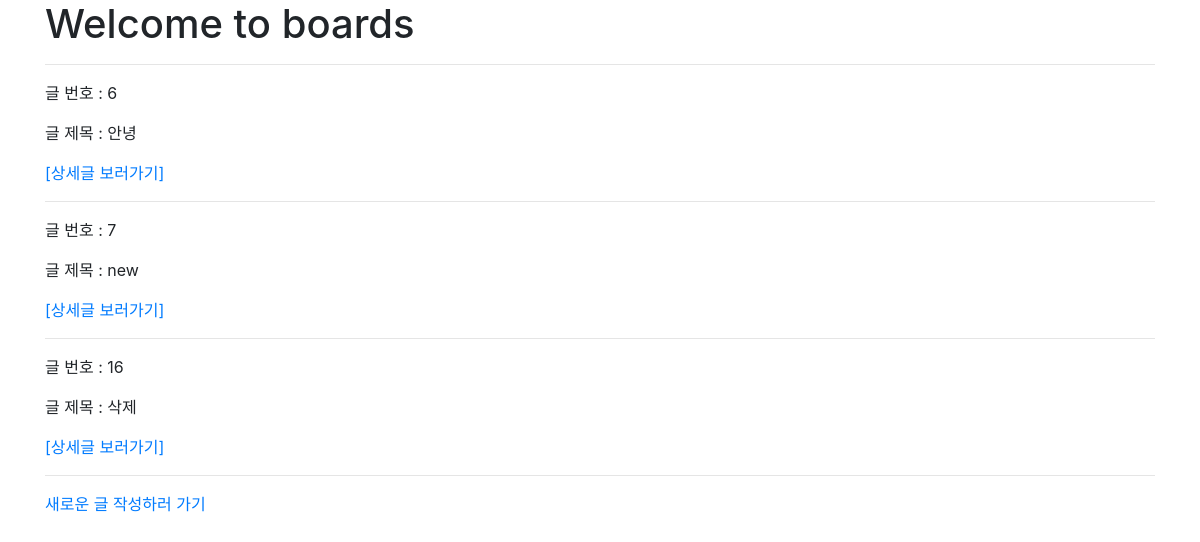
Before: /boards/ with the older database file.
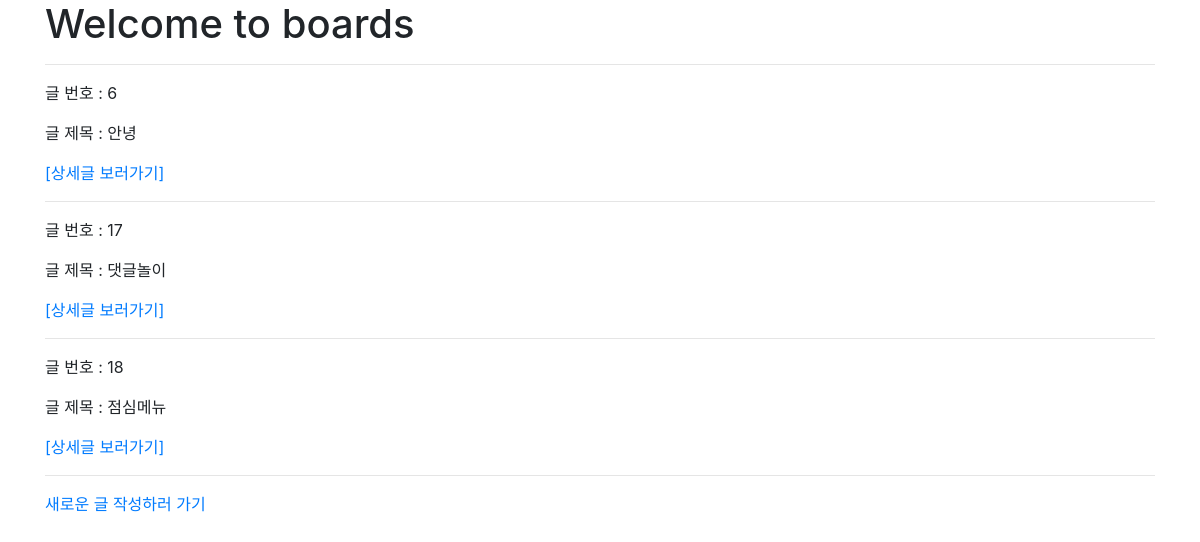
After: the same page with the newer database file.
### boards/models.py (models this page shows, shortened)
class Board(models.Model):
    title = models.CharField(max_length=20)
    content = models.TextField()
    image = ProcessedImageField(
        upload_to='boards/images',  # 저장 위치 설정 ( media 이후의 경로 설정 )
        processors=[Thumbnail(200, 300)],
        format='JPEG',
        options={'quality': 90},
    )
    created_at = models.DateTimeField(auto_now_add=True)
    updated_at = models.DateTimeField(auto_now=True)

### boards/views.py (the view)
# urls.py: path('', views.index, name='index'),
@require_http_methods(['GET'])
def index(request):
    boards = Board.objects.all()
    context = {'boards': boards}
    return render(request, 'boards/index.html', context)

### boards/templates/boards/index.html
{% extends 'boards/base.html' %}
{% block body %}
    <h1>Welcome to boards</h1>
<hr />
    {% for board in boards %}
        <p>글 번호 : {{ board.id}}</p>
        <p>글 제목 : {{ board.title }}</p>
        <a href="{% url 'boards:detail' board.id %}">[상세글 보러가기]</a>
        <hr />
    {% endfor%}
        <a href="{% url 'boards:new' %}">새로운 글 작성하러 가기</a>
    {% endblock %}

### boards/templates/boards/base.html (shortened to what this page needs)
<!DOCTYPE html>
<html lang="en">
<head>
    <link rel="stylesheet" href="https://stackpath.bootstrapcdn.com/bootstrap/4.3.1/css/bootstrap.min.css">
</head>
<body>
    <div class="container">
        {% block body %}
        {% endblock %}
    </div>
</body>
</html>

Changed rows visible on the page:
removed Board: id "7", title "new"
removed Board: id "16", title "삭제"
added Board: id "17", title "댓글놀이"
added Board: id "18", title "점심메뉴"
